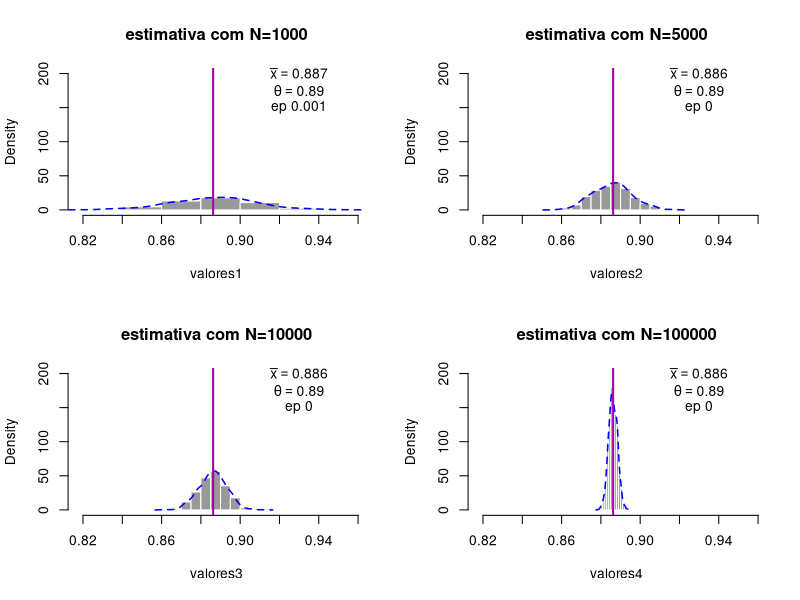

Recreate this plot in R.
#método monte carlo para integrais de 0 a infinito
#y= 1/(x+1), x= 1/y - 1, x=0 => y=1, x=\infty => y=0
#fizemos essa substituição para ter uma integral em termos de y onde
#essa integral vai de 1 a 0,e onde antes tinha f(x) agora tem f(1/y - 1)
#e dx/dy = -1/(y^2) => entao a integral agora é:
# -\int_{1} ^{0} g(1/y -1)/(y^2)dy
#mas como tem um menos ali fora você pode inverter os limites de integração
# e fica: \int_{0}^{1} g(1/y -1)/(y^2)dy
# que é a E[g(y)] de uma uniforme 0 1

#calculando a integral gaussiana de 0 a infinito

gauss <- function(x) exp(-1*x^2)

integral.montecarlo <- function(x,funcao) funcao(1/x -1)/(x^2)

mean(replicate(1e3,(mean(integral.montecarlo(runif(1e3),gauss)))))

grafico <- function()
{
  valores1 <- replicate(1e3,mean(integral.montecarlo(runif(1e3),gauss)))
  valores2 <- replicate(1e3,mean(integral.montecarlo(runif(5e3),gauss)))
  valores3 <- replicate(1e3,mean(integral.montecarlo(runif(1e4),gauss)))
  valores4 <- replicate(1e3,mean(integral.montecarlo(runif(1e5),gauss)))
  
  alcance <- c(0.818,0.958)
  alcancey <- c(0,200)
  par(mfrow=c(2,2))
  
  hist(valores1,freq=F,border=F,xlim=c(alcance),ylim=alcancey,main="estimativa com N=1000",col="#999999")
  lines(density(valores1),col="blue",lty=2,lwd=1.5)
  abline(v=sqrt(pi)/2,col="#aa00aa",lwd=2)
  errop1 <- sd(valores1)/sqrt(1e3)
  text(x=0.93,y=200,labels=bquote(bar(x)==.(round(mean(valores1),digits=3))))
  text(x=0.93,y=175,labels=bquote(theta==.(round(sqrt(pi)/2,digits=2))))
  text(x=0.93,y=150,labels=paste("ep",round(errop1,3)))
  
  hist(valores2,freq=F,border=F,xlim=c(alcance),ylim=alcancey,main="estimativa com N=5000",col="#999999")
  lines(density(valores2),col="blue",lty=2,lwd=1.5)
  abline(v=sqrt(pi)/2,col="#aa00aa",lwd=2)
  errop2 <- sd(valores2)/sqrt(5e3)
  text(x=0.93,y=200,labels=bquote(bar(x)==.(round(mean(valores2),digits=3))))
  text(x=0.93,y=175,labels=bquote(theta==.(round(sqrt(pi)/2,digits=2))))
  text(x=0.93,y=150,labels=paste("ep",round(errop2,3)))
  
  hist(valores3,freq=F,border=F,xlim=c(alcance),ylim=alcancey,main="estimativa com N=10000",col="#999999")
  lines(density(valores3),col="blue",lty=2,lwd=1.5)
  abline(v=sqrt(pi)/2,col="#aa00aa",lwd=2)
  errop3 <- sd(valores3)/1e4
  text(x=0.93,y=200,labels=bquote(bar(x)==.(round(mean(valores3),digits=3))))
  text(x=0.93,y=175,labels=bquote(theta==.(round(sqrt(pi)/2,digits=2))))
  text(x=0.93,y=150,labels=paste("ep",round(errop3,3)))
  
  hist(valores4,freq=F,border=F,xlim=c(alcance),ylim=alcancey,main="estimativa com N=100000",col="#999999")
  lines(density(valores4),col="blue",lty=2,lwd=1.5)
  abline(v=sqrt(pi)/2,col="#aa00aa",lwd=2)
  errop4 <- sd(valores4)/1e5
  text(x=0.93,y=200,labels=bquote(bar(x)==.(round(mean(valores4),digits=3))))
  text(x=0.93,y=175,labels=bquote(theta==.(round(sqrt(pi)/2,digits=2))))
  text(x=0.93,y=150,labels=paste("ep",round(errop4,3)))
} 
grafico()

#outra parametrização da integral de 0 a infinito
#t=z/(1+x),x=t/(1-t), x=0 => t=0, x=\infty => t=1, dx=dt/((1-t)^2)

#outra outra parametrização de 0 a infinito.
#ela é = a mesma integral de 0 a 1, e depois de 1 a infinito.
#então faz o mesmo processo usando a transformação:v = 1/x
